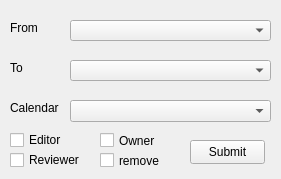
<?xml version="1.0" encoding="UTF-8"?>
<ui version="4.0">
 <class>Form</class>
 <widget class="QWidget" name="Form">
  <property name="geometry">
   <rect>
    <x>0</x>
    <y>0</y>
    <width>281</width>
    <height>179</height>
   </rect>
  </property>
  <property name="windowTitle">
   <string>Form</string>
  </property>
  <widget class="QComboBox" name="fromUserbox">
   <property name="geometry">
    <rect>
     <x>70</x>
     <y>20</y>
     <width>201</width>
     <height>21</height>
    </rect>
   </property>
  </widget>
  <widget class="QLabel" name="label">
   <property name="geometry">
    <rect>
     <x>10</x>
     <y>20</y>
     <width>49</width>
     <height>16</height>
    </rect>
   </property>
   <property name="text">
    <string>From</string>
   </property>
  </widget>
  <widget class="QComboBox" name="toUserbox">
   <property name="geometry">
    <rect>
     <x>70</x>
     <y>60</y>
     <width>201</width>
     <height>21</height>
    </rect>
   </property>
  </widget>
  <widget class="QLabel" name="label_2">
   <property name="geometry">
    <rect>
     <x>10</x>
     <y>60</y>
     <width>49</width>
     <height>16</height>
    </rect>
   </property>
   <property name="text">
    <string>To</string>
   </property>
  </widget>
  <widget class="QPushButton" name="submitBtn2">
   <property name="geometry">
    <rect>
     <x>190</x>
     <y>140</y>
     <width>75</width>
     <height>24</height>
    </rect>
   </property>
   <property name="text">
    <string>Submit</string>
   </property>
  </widget>
  <widget class="QComboBox" name="calBox">
   <property name="geometry">
    <rect>
     <x>70</x>
     <y>100</y>
     <width>201</width>
     <height>22</height>
    </rect>
   </property>
  </widget>
  <widget class="QLabel" name="label_3">
   <property name="geometry">
    <rect>
     <x>10</x>
     <y>100</y>
     <width>49</width>
     <height>16</height>
    </rect>
   </property>
   <property name="text">
    <string>Calendar</string>
   </property>
  </widget>
  <widget class="QCheckBox" name="remove">
   <property name="geometry">
    <rect>
     <x>100</x>
     <y>150</y>
     <width>71</width>
     <height>21</height>
    </rect>
   </property>
   <property name="text">
    <string>remove</string>
   </property>
  </widget>
  <widget class="QCheckBox" name="editor">
   <property name="geometry">
    <rect>
     <x>10</x>
     <y>130</y>
     <width>76</width>
     <height>20</height>
    </rect>
   </property>
   <property name="text">
    <string>Editor</string>
   </property>
  </widget>
  <widget class="QCheckBox" name="reviewer">
   <property name="geometry">
    <rect>
     <x>10</x>
     <y>150</y>
     <width>76</width>
     <height>20</height>
    </rect>
   </property>
   <property name="text">
    <string>Reviewer</string>
   </property>
  </widget>
  <widget class="QCheckBox" name="owner">
   <property name="geometry">
    <rect>
     <x>100</x>
     <y>130</y>
     <width>71</width>
     <height>21</height>
    </rect>
   </property>
   <property name="text">
    <string>Owner</string>
   </property>
  </widget>
 </widget>
 <resources/>
 <connections/>
</ui>
